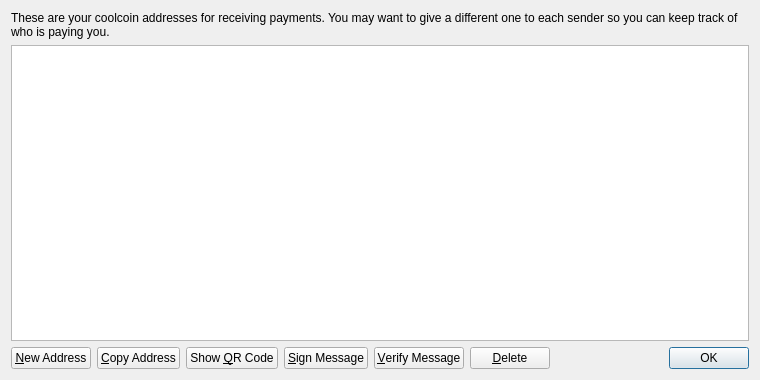
<?xml version="1.0" encoding="UTF-8"?>
<ui version="4.0">
 <class>AddressBookPage</class>
 <widget class="QWidget" name="AddressBookPage">
  <property name="geometry">
   <rect>
    <x>0</x>
    <y>0</y>
    <width>760</width>
    <height>380</height>
   </rect>
  </property>
  <property name="windowTitle">
   <string>Address Book</string>
  </property>
  <layout class="QVBoxLayout" name="verticalLayout">
   <item>
    <widget class="QLabel" name="labelExplanation">
     <property name="text">
      <string>These are your coolcoin addresses for receiving payments. You may want to give a different one to each sender so you can keep track of who is paying you.</string>
     </property>
     <property name="textFormat">
      <enum>Qt::PlainText</enum>
     </property>
     <property name="wordWrap">
      <bool>true</bool>
     </property>
    </widget>
   </item>
   <item>
    <widget class="QTableView" name="tableView">
     <property name="contextMenuPolicy">
      <enum>Qt::CustomContextMenu</enum>
     </property>
     <property name="toolTip">
      <string>Double-click to edit address or label</string>
     </property>
     <property name="tabKeyNavigation">
      <bool>false</bool>
     </property>
     <property name="alternatingRowColors">
      <bool>true</bool>
     </property>
     <property name="selectionMode">
      <enum>QAbstractItemView::SingleSelection</enum>
     </property>
     <property name="selectionBehavior">
      <enum>QAbstractItemView::SelectRows</enum>
     </property>
     <property name="sortingEnabled">
      <bool>true</bool>
     </property>
     <attribute name="verticalHeaderVisible">
      <bool>false</bool>
     </attribute>
    </widget>
   </item>
   <item>
    <layout class="QHBoxLayout" name="horizontalLayout">
     <item>
      <widget class="QPushButton" name="newAddressButton">
       <property name="toolTip">
        <string>Create a new address</string>
       </property>
       <property name="text">
        <string>&amp;New Address</string>
       </property>
       <property name="icon">
        <iconset resource="../bitcoin.qrc">
         <normaloff>:/icons/add</normaloff>:/icons/add</iconset>
       </property>
      </widget>
     </item>
     <item>
      <widget class="QPushButton" name="copyToClipboard">
       <property name="toolTip">
        <string>Copy the currently selected address to the system clipboard</string>
       </property>
       <property name="text">
        <string>&amp;Copy Address</string>
       </property>
       <property name="icon">
        <iconset resource="../bitcoin.qrc">
         <normaloff>:/icons/editcopy</normaloff>:/icons/editcopy</iconset>
       </property>
      </widget>
     </item>
     <item>
      <widget class="QPushButton" name="showQRCode">
       <property name="text">
        <string>Show &amp;QR Code</string>
       </property>
       <property name="icon">
        <iconset resource="../bitcoin.qrc">
         <normaloff>:/icons/qrcode</normaloff>:/icons/qrcode</iconset>
       </property>
      </widget>
     </item>
     <item>
      <widget class="QPushButton" name="signMessage">
       <property name="toolTip">
        <string>Sign a message to prove you own a Bitcoin address</string>
       </property>
       <property name="text">
        <string>&amp;Sign Message</string>
       </property>
       <property name="icon">
        <iconset resource="../bitcoin.qrc">
         <normaloff>:/icons/edit</normaloff>:/icons/edit</iconset>
       </property>
      </widget>
     </item>
     <item>
      <widget class="QPushButton" name="verifyMessage">
       <property name="toolTip">
        <string>Verify a message to ensure it was signed with a specified Bitcoin address</string>
       </property>
       <property name="text">
        <string>&amp;Verify Message</string>
       </property>
       <property name="icon">
        <iconset resource="../bitcoin.qrc">
         <normaloff>:/icons/transaction_0</normaloff>:/icons/transaction_0</iconset>
       </property>
      </widget>
     </item>
     <item>
      <widget class="QPushButton" name="deleteButton">
       <property name="toolTip">
        <string>Delete the currently selected address from the list. Only sending addresses can be deleted.</string>
       </property>
       <property name="text">
        <string>&amp;Delete</string>
       </property>
       <property name="icon">
        <iconset resource="../bitcoin.qrc">
         <normaloff>:/icons/remove</normaloff>:/icons/remove</iconset>
       </property>
      </widget>
     </item>
     <item>
      <spacer name="horizontalSpacer">
       <property name="orientation">
        <enum>Qt::Horizontal</enum>
       </property>
       <property name="sizeHint" stdset="0">
        <size>
         <width>40</width>
         <height>20</height>
        </size>
       </property>
      </spacer>
     </item>
     <item>
      <widget class="QDialogButtonBox" name="buttonBox">
       <property name="sizePolicy">
        <sizepolicy hsizetype="Maximum" vsizetype="Fixed">
         <horstretch>0</horstretch>
         <verstretch>0</verstretch>
        </sizepolicy>
       </property>
       <property name="standardButtons">
        <set>QDialogButtonBox::Ok</set>
       </property>
      </widget>
     </item>
    </layout>
   </item>
  </layout>
 </widget>
 <resources>
  <include location="../bitcoin.qrc"/>
 </resources>
 <connections/>
</ui>
